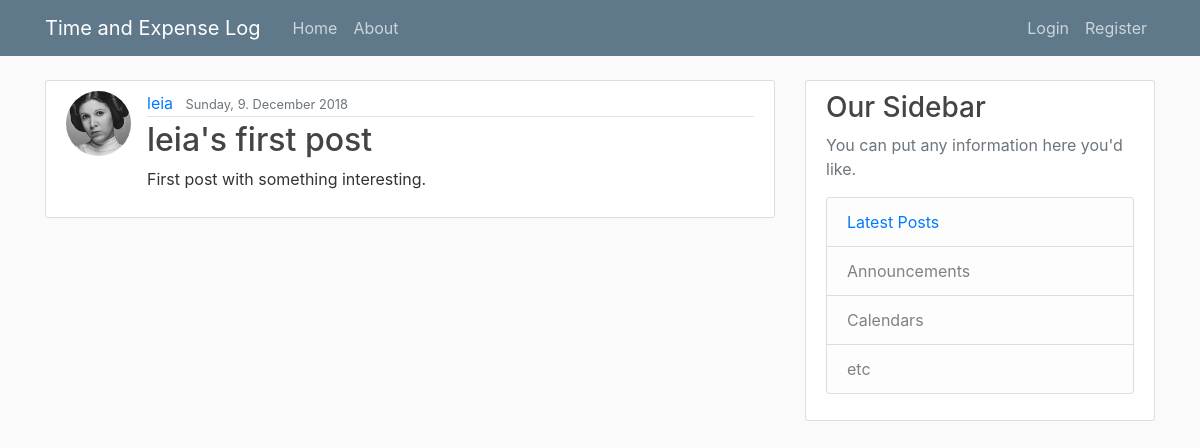
Page /blog/post/31 on the committed database.
### timexlog/models.py (models this page shows, shortened)
class User(db.Model, UserMixin):
    id = db.Column(db.Integer, primary_key=True)
    username = db.Column(db.String(20), unique=True, nullable=False)
    email = db.Column(db.String(120), unique=True, nullable=False)
    image_file = db.Column(db.String(20), nullable=False,
                           default='default.png')
    password = db.Column(db.String(60), nullable=False)
    agree_conditions = db.Column(db.Boolean, nullable=False, default=False)
    posts = db.relationship('Post', backref='author', lazy=True)

class Post(db.Model):
    id = db.Column(db.Integer, primary_key=True)
    title = db.Column(db.String(100), nullable=False)
    date_posted = db.Column(db.DateTime, nullable=False,
                            default=datetime.utcnow())
    content = db.Column(db.Text, nullable=False)
    user_id = db.Column(db.Integer, db.ForeignKey('user.id'), nullable=False)

### timexlog/blog/routes.py (the view)
@blog.route("/blog/post/<int:post_id>")
def post(post_id):
    post_cur = Post.query.get_or_404(post_id)
    return render_template('post.html', title=post_cur.title, post=post_cur)

### timexlog/templates/post.html (shortened to what this page needs)
{% extends "layout.html" %}
{% block content %}
	<article class="media content-section">
		<img class="rounded-circle article-img" src="{{ url_for('static', filename='profile_pics/' + post.author.image_file) }}">
		<div class="media-body">
			<div class="article-metadata">
				<a class="mr-2" href="#">{{ post.author.username }}</a>
				<small class="text-muted">{{ "{date:%A}, {date.day}. {date:%B} {date.year}".format(date=post.date_posted) }}</small>
			</div>
			<h2 class="article-title">{{ post.title }}</h2>
			<p class="article-content">{{ post.content }}</p>
		</div>
	</article>
{% endblock content %}

### timexlog/static/main.css (style rules this page uses)
body { background: #fafafa; color: #333333; margin-top: 5rem; }
h1, h2, h3, h4, h5, h6 { color: #444444; }
.content-section { background: #ffffff; padding: 10px 20px; border: 1px solid #dddddd; border-radius: 3px; margin-bottom: 20px; }
.article-title { color: #444444; }
.article-content { white-space: pre-line; }
.article-img { height: 65px; width: 65px; margin-right: 16px; }
.article-metadata { padding-bottom: 1px; margin-bottom: 4px; border-bottom: 1px solid #e3e3e3 }

### rows in the picture
User: image_file (picture), author.username "leia"
Post: date_posted "Sunday, 9. December 2018", title "leia's first post", content "First post with something interesting."
